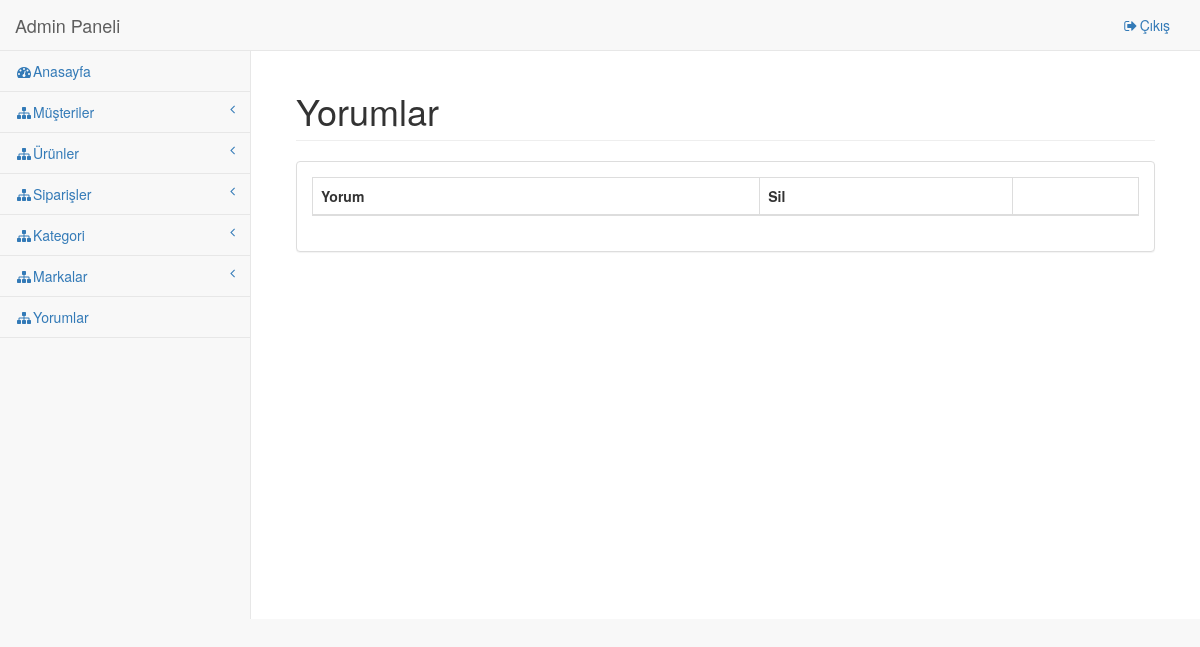
/adminpanel/page/comments/list, run on an earlier commit of the app's database.
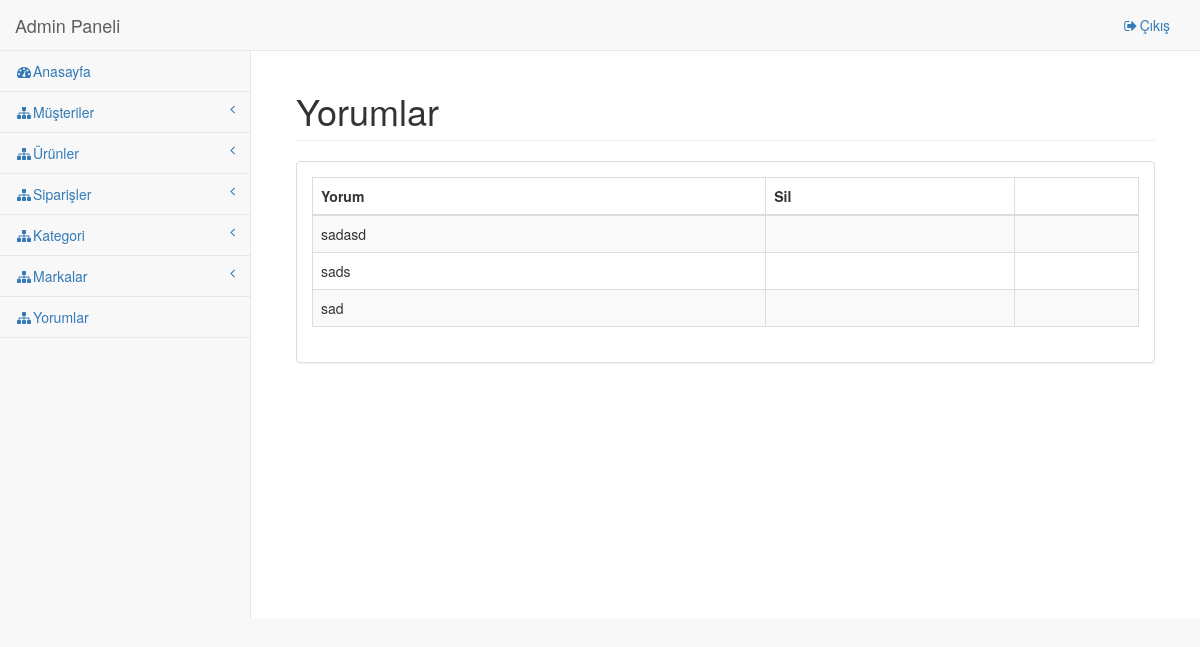
And on a later commit of the database.
### tables this page shows
CREATE TABLE `comments` (
  `id` int(11) NOT NULL,
  `comment` varchar(100) DEFAULT NULL,
  `product_id` int(11) DEFAULT NULL,
  `user_id` int(11) DEFAULT NULL,
  `comment_date` date DEFAULT NULL
);

### application/controllers/Adminpanel.php (called while the page is built, shortened)
<?php
class AdminPanel extends CI_Controller {
	function __construct(){
		$this->load->database();
	}
	function page($folder, $file){
		$data['admins'] = $this->db->get('admin')->result();
		$data['customers'] = $this->db->get('users')->result();
		$data['products'] = $this->db->query("select product.id as id,detail,product.name as name, product.price as price, brands.name as brand,categories.name as category from product inner join brands on product.brand_id=brands.id inner join categories on categories.id=product.category_id")->result();
		$data['orders'] = $this->db->query("select users.name, total,orders.state as state from orders inner join users on users.id =orders.user_id")->result();
		$data['categories'] = $this->db->get('categories')->result();
		$data['comments'] = $this->db->get('comments')->result();
		$data['brands'] = $this->db->get('brands')->result();
		$this->load->view('panel/'.$folder.'/'.$file, $data);
	}
}

### index.php (called while the page is built, shortened)
<?php
require_once BASEPATH.'core/CodeIgniter.php';

### application/views/panel/comments/list.php (the view, shortened to what the changed rows need)
<?php $this->load->view('panel/header')?>
 <link href="<?=site_url('vendor/bootstrap/css/bootstrap.min.css')?>" rel="stylesheet">
    <link href="<?=site_url('vendor/metisMenu/metisMenu.min.css')?>" rel="stylesheet">
    <link href="<?=site_url('vendor/datatables-plugins/dataTables.bootstrap.css')?>" rel="stylesheet">
    <link href="<?=site_url('vendor/datatables-responsive/dataTables.responsive.css')?>" rel="stylesheet">
    <link href="<?=site_url('dist/css/sb-admin-2.css')?>" rel="stylesheet">
  <link href="<?=site_url('vendor/font-awesome/css/font-awesome.min.css')?>" rel="stylesheet" type="text/css">
       <div class="row">
                    <div class="col-lg-12">
                        <h1 class="page-header">Yorumlar</h1>
                    </div>
                </div>
                <div class="row">
                <div class="col-lg-12">
                    <div class="panel panel-default">
                        <div class="panel-body">
                            <table width="100%" class="table table-striped table-bordered table-hover" id="dataTables-example">
                                <thead>
                                    <tr>
                                        <th>Yorum</th>
                                        <th>Sil<th>
                                    </tr>
                                </thead>
                                <tbody>
                                    <?php foreach ($comments as $comment):?>
                                    <tr class="gradeX">
                                        <td><?=$comment->comment?></td>
                                        <td>
                                        <?php if($_SESSION['admin']->level==1):?>
                                        <a onClick="del('comments','comment',<?=$comment->id?>)" class="btn btn-warning btn-circle"><i class="fa fa-times"></i></a>
                                    <?php endif;?><td>
                                    </tr>
                                            <?php endforeach;?>
                                </tbody>
                            </table>
                        </div>
                    </div>
                </div>
            </div>
           </div>
    </body>
</html>

### application/views/panel/header.php (shortened to what the changed rows need)
<!DOCTYPE html>
<html lang="en">
<head>
    <link href="<?=site_url('vendor/bootstrap/css/bootstrap.min.css')?>" rel="stylesheet">
    <link rel="stylesheet" href="<?=site_url('dist/sweetalert.css')?>">
    <link href="<?=site_url('vendor/metisMenu/metisMenu.min.css')?>" rel="stylesheet">
    <link href="<?=site_url('dist/css/sb-admin-2.css')?>" rel="stylesheet">
    <link href="<?=site_url('vendor/morrisjs/morris.css')?>" rel="stylesheet">
    <link href="<?=site_url('vendor/font-awesome/css/font-awesome.min.css')?>" rel="stylesheet" type="text/css">
    <link rel="stylesheet" href="<?=site_url('dist/sweetalert.css')?>">
</head>
<body>
    <div id="wrapper">
        <nav class="navbar navbar-default navbar-static-top" role="navigation" style="margin-bottom: 0">
            <div class="navbar-header">
                <a class="navbar-brand" href="<?=site_url('adminpanel')?>">Admin Paneli</a>
            </div>
        </nav>
        <div id="page-wrapper">
            <div class="container-fluid">

What changed in the data, as far as the page shows it:
added comments: comment "sadasd"
added comments: comment "sads"
added comments: comment "sad"
